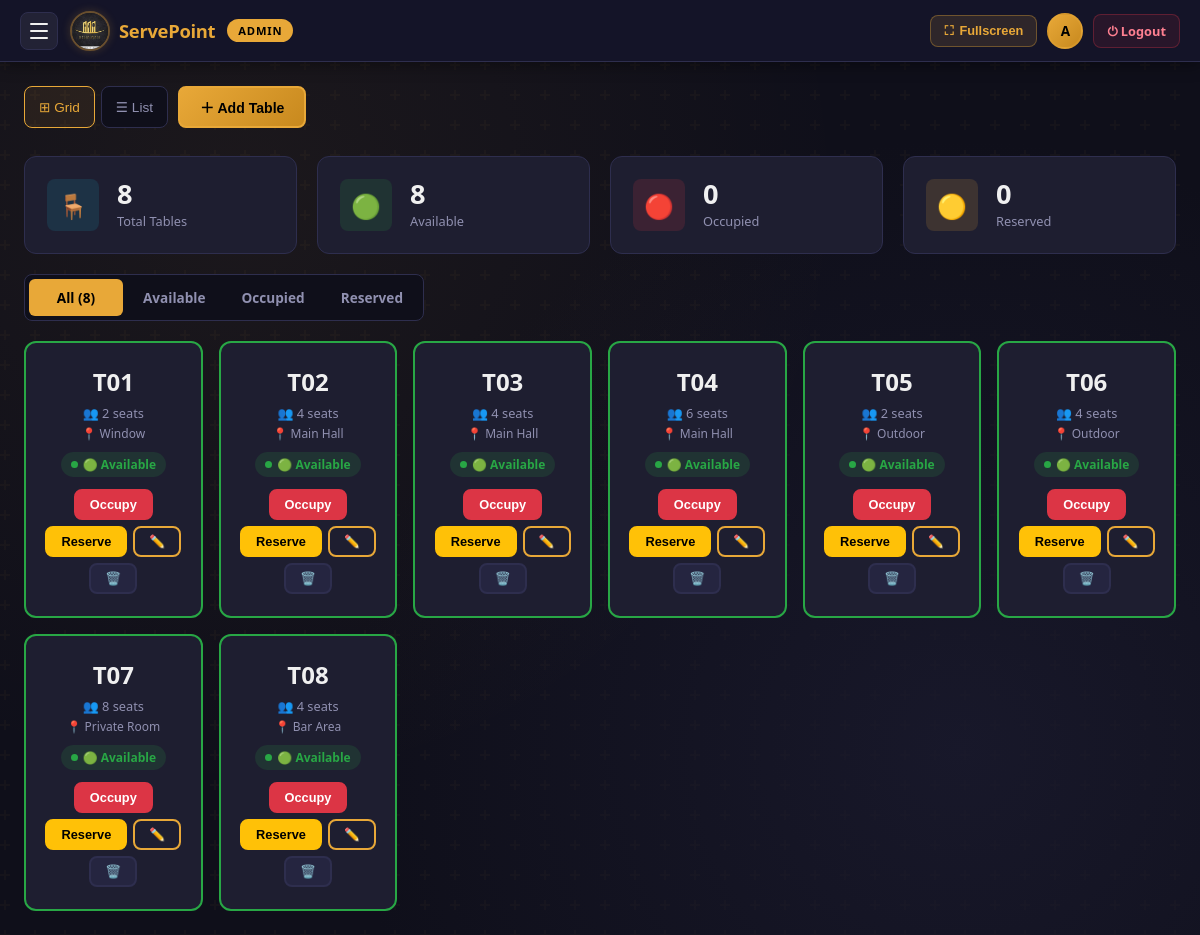
/tables.php (signed in), run on the app's committed database.
### tables this page shows
CREATE TABLE IF NOT EXISTS restaurant_tables (
    id INT AUTO_INCREMENT PRIMARY KEY,
    table_number VARCHAR(20) NOT NULL UNIQUE,
    capacity INT NOT NULL DEFAULT 4,
    status ENUM('available', 'occupied', 'reserved') DEFAULT 'available',
    location VARCHAR(100),
    updated_at TIMESTAMP DEFAULT CURRENT_TIMESTAMP ON UPDATE CURRENT_TIMESTAMP
);

### auth.php (called while the page is built, shortened)
<?php
function isAdmin() {
    return ($_SESSION['user_role'] ?? '') === 'admin';
}
?>

### tables.php (the view, shortened to what this page needs)
<?php
require_once 'includes/auth.php';
require_once 'db_config.php';
$filterStatus = $_GET['status'] ?? '';
$where = $filterStatus ? "WHERE status='".  $conn->real_escape_string($filterStatus)."'" : '';
$tables = $conn->query("SELECT * FROM restaurant_tables $where ORDER BY table_number");
$stats = $conn->query("SELECT status, COUNT(*) AS cnt FROM restaurant_tables GROUP BY status");
$tStats = ['available'=>0,'occupied'=>0,'reserved'=>0];
while ($r = $stats->fetch_assoc()) $tStats[$r['status']] = $r['cnt'];
$total = array_sum($tStats);
?>
<!DOCTYPE html>
<html lang="en">
<head>
  <link rel="stylesheet" href="/RestaurantPOS/assets/css/style.css">
</head>
<body class="pos-bg">
<?php include 'includes/navbar.php'; ?>
<div class="main-content">
  <div class="page-header">
    <div class="d-flex gap-2">
      <div class="view-toggle">
        <button class="view-btn active" id="gridViewBtn" onclick="setView('grid')">⊞ Grid</button>
        <button class="view-btn" id="listViewBtn" onclick="setView('list')">☰ List</button>
      </div>
      <?php if (isAdmin()): ?>
        <button class="btn btn-primary" onclick="openTableModal()">＋ Add Table</button>
      <?php endif; ?>
    </div>
  </div>
  <div class="stats-grid" style="grid-template-columns:repeat(auto-fit,minmax(150px,1fr)); margin-bottom:20px;">
    <div class="stat-card">
      <div class="stat-icon blue">🪑</div>
      <div class="stat-info"><div class="stat-value"><?= $total ?></div><div class="stat-label">Total Tables</div></div>
    </div>
    <div class="stat-card">
      <div class="stat-icon green">🟢</div>
      <div class="stat-info"><div class="stat-value"><?= $tStats['available'] ?></div><div class="stat-label">Available</div></div>
    </div>
    <div class="stat-card">
      <div class="stat-icon red">🔴</div>
      <div class="stat-info"><div class="stat-value"><?= $tStats['occupied'] ?></div><div class="stat-label">Occupied</div></div>
    </div>
    <div class="stat-card">
      <div class="stat-icon orange">🟡</div>
      <div class="stat-info"><div class="stat-value"><?= $tStats['reserved'] ?></div><div class="stat-label">Reserved</div></div>
    </div>
  </div>
  <div class="report-tabs" style="max-width:400px; margin-bottom:20px;">
    <a href="?status=" class="report-tab <?= $filterStatus===''?'active':'' ?>">All (<?= $total ?>)</a>
    <a href="?status=available" class="report-tab <?= $filterStatus==='available'?'active':'' ?>">Available</a>
    <a href="?status=occupied"  class="report-tab <?= $filterStatus==='occupied'?'active':'' ?>">Occupied</a>
    <a href="?status=reserved"  class="report-tab <?= $filterStatus==='reserved'?'active':'' ?>">Reserved</a>
  </div>
  <div id="gridView">
    <div class="table-grid">
      <?php
      $tables->data_seek(0);
      while ($t = $tables->fetch_assoc()):
        $statusIcon = match($t['status']) { 'available'=>'🟢','occupied'=>'🔴','reserved'=>'🟡', default=>'⚪' };
      ?>
        <div class="table-card <?= $t['status'] ?>">
          <div class="table-number"><?= htmlspecialchars($t['table_number']) ?></div>
          <div class="table-capacity">👥 <?= $t['capacity'] ?> seats</div>
          <?php if ($t['location']): ?>
            <div style="font-size:0.75rem; color:var(--text-muted); margin-top:3px;">📍 <?= htmlspecialchars($t['location']) ?></div>
          <?php endif; ?>
          <div class="table-status <?= $t['status'] ?>">
            <span class="status-dot"></span>
            <?= $statusIcon ?> <?= ucfirst($t['status']) ?>
          </div>
          <div style="margin-top:12px; display:flex; gap:6px; justify-content:center; flex-wrap:wrap;">
            <?php if ($t['status'] !== 'occupied'): ?>
              <form method="POST" style="display:inline;">
                <button class="btn btn-danger btn-sm">Occupy</button>
              </form>
            <?php endif; ?>
            <?php if ($t['status'] !== 'reserved'): ?>
              <form method="POST" style="display:inline;">
                <button class="btn btn-warning btn-sm">Reserve</button>
              </form>
            <?php endif; ?>
            <?php if (isAdmin()): ?>
              <button class="btn btn-outline btn-sm" onclick="editTable(<?= htmlspecialchars(json_encode($t)) ?>)">✏️</button>
              <form method="POST" style="display:inline;" onsubmit="return confirm('Delete this table?')">
                <button class="btn btn-ghost btn-sm">🗑️</button>
              </form>
            <?php endif; ?>
          </div>
        </div>
      <?php endwhile; ?>
    </div>
  </div>
</div>
</body>
</html>

### tables.php (style rules this page uses)
.view-toggle { display:flex; gap:6px; }
.view-btn { padding:8px 14px; border-radius:var(--radius-sm); border:1.5px solid var(--border); background:var(--bg-dark); color:var(--text-muted); cursor:pointer; transition:var(--transition); font-size:0.85rem; }
.view-btn.active { border-color:var(--primary); color:var(--primary); background:rgba(232,168,56,0.08); }

### data on the page
restaurant_tables: table_number "T01", capacity "2", location "Window", status "🟢", status "Available"
restaurant_tables: table_number "T02", capacity "4", location "Main Hall", status "🟢", status "Available"
restaurant_tables: table_number "T03", capacity "4", location "Main Hall", status "🟢", status "Available"
restaurant_tables: table_number "T04", capacity "6", location "Main Hall", status "🟢", status "Available"
restaurant_tables: table_number "T05", capacity "2", location "Outdoor", status "🟢", status "Available"
restaurant_tables: table_number "T06", capacity "4", location "Outdoor", status "🟢", status "Available"
restaurant_tables: table_number "T07", capacity "8", location "Private Room", status "🟢", status "Available"
restaurant_tables: table_number "T08", capacity "4", location "Bar Area", status "🟢", status "Available"

### other printed values
$roleBadge['label'] "ADMIN"
$user['initials'] "A"
$total "8"
$tStats['available'] "8"
$tStats['occupied'] "0"
$tStats['reserved'] "0"
